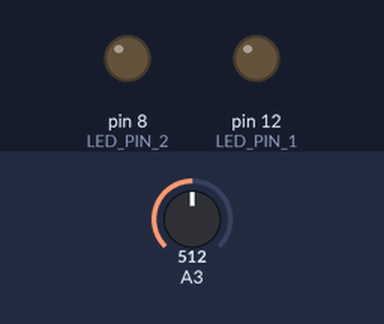
A sketch run on a simulated Arduino Uno, built with avr-gcc and run on an emulated ATmega328P. Shown: output pins drawn as LEDs (lit = HIGH). Inputs (shaded band) come from the test bench; at power-on: A3 = 512. What the sketch prints to the serial monitor is not drawn.

Above: at 1.8 s.
1.9 s: A3 set to 212
3.4 s: A3 set to 186
At 5.0 s:
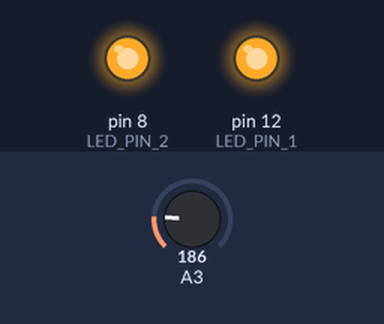
5.5 s: A3 set to 210
At 6.5 s:
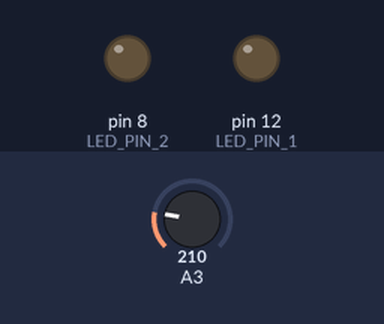
7.5 s: A3 set to 190
At 9.2 s:
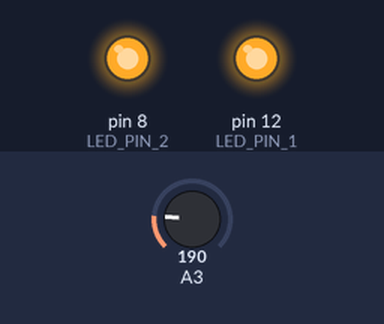
Timing chart, 0 to 10.5 s (numbered marks = the images above; inputs shaded):
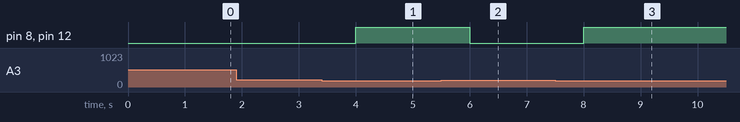

The sketch:

StreetLights.ino
```cpp
/* Street lights program. */

const int LED_PIN_1 = 12;
const int LED_PIN_2 = 8;

void setup() {

  Serial.begin(9600); // initialize serial communication at 9600 bits per second
  pinMode(LED_PIN_1, OUTPUT);
  pinMode(LED_PIN_2, OUTPUT);
}

void loop() {

  // reads the input on analog pin A3 (value between 0 and 1023)
  int analogValue = analogRead(A3);

  Serial.print("Analog reading: ");
  Serial.print(analogValue);   // the raw analog reading

  /*
  // We'll have a few threshholds, qualitatively determined
  if (analogValue < 10) {
    Serial.println(" - Dark");
  } else if (analogValue < 200) {
    Serial.println(" - Dim");
  } else if (analogValue < 500) {
    Serial.println(" - Light");
  } else if (analogValue < 800) {
    Serial.println(" - Bright");
  } else {
    Serial.println(" - Very bright");
  }

  */

  if (analogValue < 200){
    // Dark
    digitalWrite(LED_PIN_1, HIGH);
    digitalWrite(LED_PIN_2, HIGH);
  } else {
    digitalWrite(LED_PIN_1, LOW);
    digitalWrite(LED_PIN_2, LOW);
  }

  delay(1000);
}
```

Measured:
- the behaviour switches between 200 and 199 on A3 (found by bisection; images 0 and 1)
- after the input at 1.9 s, every drawn part: stays the same
- after the input at 3.4 s, pin 8 (LED_PIN_2), pin 12 (LED_PIN_1): LOW → HIGH after 0.60 s
- after the input at 5.5 s, pin 8 (LED_PIN_2), pin 12 (LED_PIN_1): HIGH → LOW after 0.50 s
- after the input at 7.5 s, pin 8 (LED_PIN_2), pin 12 (LED_PIN_1): LOW → HIGH after 0.50 s
